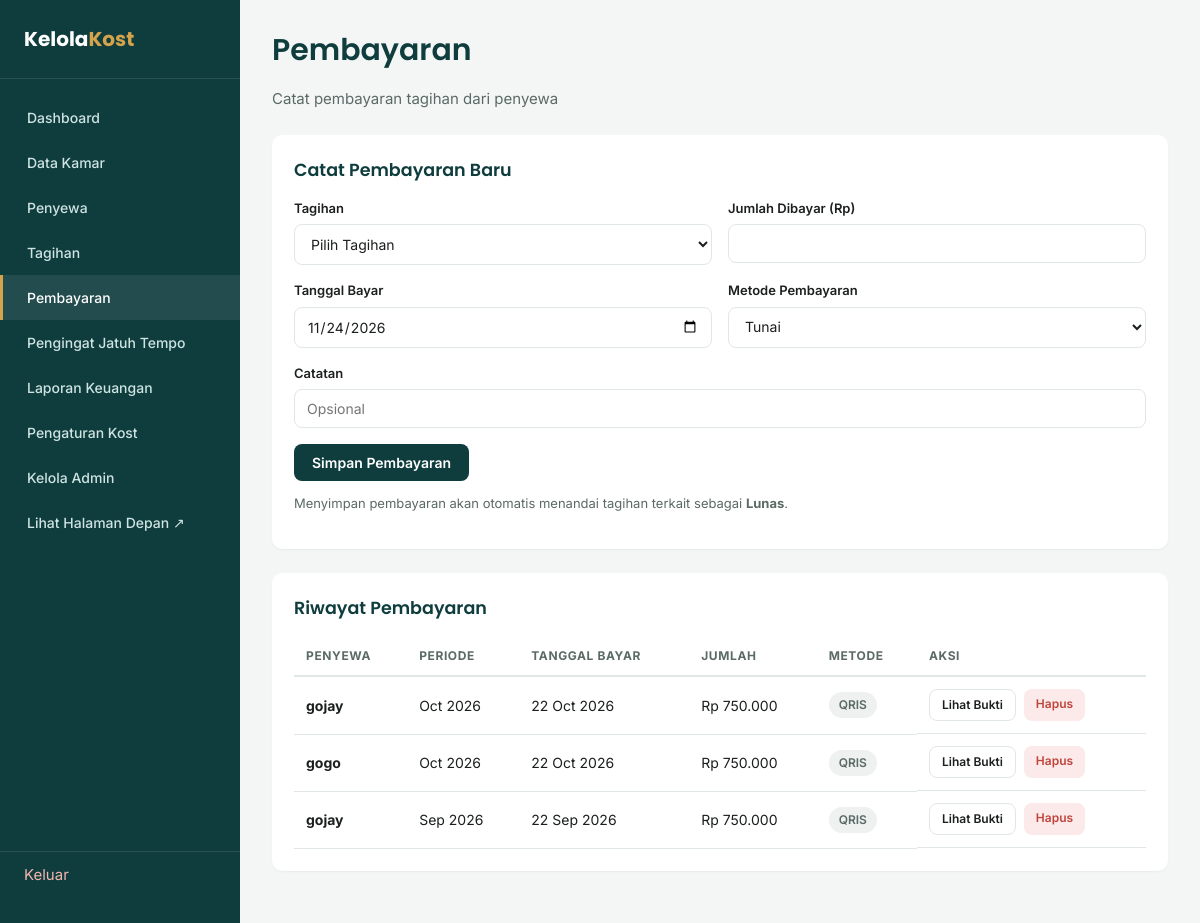
Page /pembayaran.php (signed in) on the committed database.
### tables this page shows
CREATE TABLE pembayaran (
    id             INT UNSIGNED  NOT NULL AUTO_INCREMENT,
    tagihan_id     INT UNSIGNED  NOT NULL,
    jumlah_bayar   DECIMAL(12,2) NOT NULL DEFAULT 0,
    tanggal_bayar  DATE          NOT NULL,
    metode_bayar   ENUM('tunai','transfer','qris','lainnya') NOT NULL DEFAULT 'tunai',
    catatan        VARCHAR(255)  NULL,
    kode_referensi VARCHAR(40)   NULL,
    created_at     TIMESTAMP     NOT NULL DEFAULT CURRENT_TIMESTAMP,
    PRIMARY KEY (id),
    KEY idx_pembayaran_tagihan (tagihan_id),
    KEY idx_pembayaran_tanggal (tanggal_bayar),
    CONSTRAINT fk_pembayaran_tagihan FOREIGN KEY (tagihan_id) REFERENCES tagihan (id)
        ON UPDATE CASCADE ON DELETE CASCADE
);

CREATE TABLE penyewa (
    id            INT UNSIGNED  NOT NULL AUTO_INCREMENT,
    nama          VARCHAR(100)  NOT NULL,
    kamar_id      INT UNSIGNED  NOT NULL,
    no_hp           VARCHAR(30)   NULL,
    email           VARCHAR(120)  NULL,
    email_penagihan VARCHAR(120)  NULL,
    no_ktp          VARCHAR(30)   NULL,
    tanggal_masuk DATE          NOT NULL,
    alamat_asal   TEXT          NULL,
    status        ENUM('aktif','nonaktif') NOT NULL DEFAULT 'aktif',
    password      VARCHAR(255)  NULL,
    created_at    TIMESTAMP     NOT NULL DEFAULT CURRENT_TIMESTAMP,
    PRIMARY KEY (id),
    UNIQUE KEY uq_penyewa_email (email),
    KEY idx_penyewa_kamar (kamar_id),
    CONSTRAINT fk_penyewa_kamar FOREIGN KEY (kamar_id) REFERENCES kamar (id)
        ON UPDATE CASCADE ON DELETE RESTRICT
);

CREATE TABLE tagihan (
    id                  INT UNSIGNED  NOT NULL AUTO_INCREMENT,
    penyewa_id          INT UNSIGNED  NOT NULL,
    jumlah_tagihan      DECIMAL(12,2) NOT NULL DEFAULT 0,
    periode_bulan       TINYINT UNSIGNED NOT NULL,
    periode_tahun       SMALLINT UNSIGNED NOT NULL,
    tanggal_jatuh_tempo DATE          NOT NULL,
    status              ENUM('belum_lunas','lunas') NOT NULL DEFAULT 'belum_lunas',
    keterangan          VARCHAR(255)  NULL,
    created_at          TIMESTAMP     NOT NULL DEFAULT CURRENT_TIMESTAMP,
    PRIMARY KEY (id),
    KEY idx_tagihan_penyewa (penyewa_id),
    KEY idx_tagihan_periode (periode_tahun, periode_bulan),
    CONSTRAINT fk_tagihan_penyewa FOREIGN KEY (penyewa_id) REFERENCES penyewa (id)
        ON UPDATE CASCADE ON DELETE CASCADE
);

### includes/functions.php (called while the page is built, shortened)
<?php
function e($value): string
{
    return htmlspecialchars((string) $value, ENT_QUOTES, 'UTF-8');
}
function rupiah($angka): string
{
    return 'Rp ' . number_format((float) $angka, 0, ',', '.');
}
function bulan_singkat(int $bulan): string
{
    $daftar = [
        1 => 'Jan', 2 => 'Feb', 3 => 'Mar', 4 => 'Apr',
        5 => 'Mei', 6 => 'Jun', 7 => 'Jul', 8 => 'Agu',
        9 => 'Sep', 10 => 'Oct', 11 => 'Nov', 12 => 'Des',
    ];
    return $daftar[$bulan] ?? '';
}
function tanggal_id($tanggal): string
{
    $ts = strtotime($tanggal);
    return date('d', $ts) . ' ' . bulan_singkat((int) date('n', $ts)) . ' ' . date('Y', $ts);
}

### pembayaran.php (the view, shortened to what this page needs)
<?php
require_once __DIR__ . '/koneksi.php';
$riwayat = $pdo->query('
    SELECT b.*, t.periode_bulan, t.periode_tahun, p.nama
    FROM pembayaran b
    JOIN tagihan t ON t.id = b.tagihan_id
    JOIN penyewa p ON p.id = t.penyewa_id
    ORDER BY b.tanggal_bayar DESC, b.id ASC
')->fetchAll();
$labelMetode = [
    'tunai'    => 'Tunai',
    'transfer' => 'Transfer',
    'qris'     => 'QRIS',
    'lainnya'  => 'Lainnya',
];
require __DIR__ . '/includes/header.php';
?>
<div class="topbar">
    <div>
        <h1>Pembayaran</h1>
        <p class="text-muted mb-0">Catat pembayaran tagihan dari penyewa</p>
    </div>
</div>
<div class="card">
    <div class="card-header">
        <h3 class="mb-0">Catat Pembayaran Baru</h3>
    </div>
    <form method="POST" action="pembayaran_proses.php">
        <div class="form-row">
            <div>
                <label for="tagihan_id">Tagihan</label>
                <select id="tagihan_id" name="tagihan_id" required>
                    <option value="">Pilih Tagihan</option>
                </select>
            </div>
            <div>
                <label for="jumlah_bayar">Jumlah Dibayar (Rp)</label>
                <input type="number" id="jumlah_bayar" name="jumlah_bayar" required min="0" step="1000">
            </div>
        </div>
        <div class="form-row">
            <div>
                <label for="tanggal_bayar">Tanggal Bayar</label>
                <input type="date" id="tanggal_bayar" name="tanggal_bayar" required value="<?= date('Y-m-d') ?>">
            </div>
            <div>
                <label for="metode_bayar">Metode Pembayaran</label>
                <select id="metode_bayar" name="metode_bayar" onchange="document.getElementById('wa-reminder').style.display = (this.value === 'transfer') ? 'block' : 'none';">
                    <option value="tunai">Tunai</option>
                </select>
            </div>
        </div>
        <label for="catatan">Catatan</label>
        <input type="text" id="catatan" name="catatan" placeholder="Opsional">
        <button type="submit" class="btn btn-primary">Simpan Pembayaran</button>
    </form>
    <p class="text-muted" style="font-size:13px;">Menyimpan pembayaran akan otomatis menandai tagihan terkait sebagai <strong>Lunas</strong>.</p>
</div>
<div class="card">
    <div class="card-header">
        <h3 class="mb-0">Riwayat Pembayaran</h3>
    </div>
    <table>
        <thead>
            <tr>
                <th>Penyewa</th>
                <th>Periode</th>
                <th>Tanggal Bayar</th>
                <th>Jumlah</th>
                <th>Metode</th>
                <th>Aksi</th>
            </tr>
        </thead>
        <tbody>
            <?php foreach ($riwayat as $b): ?>
                <tr>
                    <td><strong><?= e($b['nama']) ?></strong></td>
                    <td><?= bulan_singkat((int) $b['periode_bulan']) . ' ' . (int) $b['periode_tahun'] ?></td>
                    <td><?= tanggal_id($b['tanggal_bayar']) ?></td>
                    <td><?= rupiah($b['jumlah_bayar']) ?></td>
                    <td><span class="badge badge-neutral"><?= e($labelMetode[$b['metode_bayar']] ?? ucfirst($b['metode_bayar'])) ?></span></td>
                    <td class="actions-cell">
                        <a href="bukti_pembayaran.php?id=<?= (int) $b['id'] ?>" target="_blank" class="btn btn-outline btn-sm">Lihat Bukti</a>
                        <a href="pembayaran_proses.php?action=delete&id=<?= (int) $b['id'] ?>" class="btn btn-danger btn-sm confirm-delete" data-confirm="Hapus riwayat pembayaran ini? Tagihan akan kembali berstatus belum lunas.">Hapus</a>
                    </td>
                </tr>
            <?php endforeach; ?>
        </tbody>
    </table>
</div>
<?php require __DIR__ . '/includes/footer.php'; ?>

### assets/css/style.css (style rules this page uses)
:root { --color-bg: #F4F6F5; --color-surface: #FFFFFF; --color-primary: #0F3D3E; --color-primary-light: #1B6B67; --color-accent: #D4A34C; --color-text: #1B1F1D; --color-text-muted:#5B6A66; --color-border: #E1E7E5; --color-success: #2E8B57; --color-success-bg:#E7F5EC; --color-danger: #C1443C; --color-danger-bg: #FBEAE9; --color-warning-bg:#FFF6E5; --radius: 10px; --shadow-sm: 0 1px 2px rgba(15, 61, 62, 0.06); --shadow-md: 0 4px 16px rgba(15, 61, 62, 0.08); --sidebar-width: 240px; --font-display: 'Poppins', sans-serif; --font-body: 'Inter', sans-serif; }
* { box-sizing: border-box; }
html, body { margin: 0; padding: 0; background: var(--color-bg); color: var(--color-text); font-family: var(--font-body); font-size: 15px; line-height: 1.5; }
h1, h2, h3, h4 { font-family: var(--font-display); font-weight: 600; margin: 0 0 8px 0; color: var(--color-primary); }
a { color: var(--color-primary-light); text-decoration: none; }
.topbar { display: flex; justify-content: space-between; align-items: center; margin-bottom: 24px; flex-wrap: wrap; gap: 12px; }
.card { background: var(--color-surface); border-radius: var(--radius); padding: 22px; box-shadow: var(--shadow-sm); margin-bottom: 24px; }
.card-header { display: flex; justify-content: space-between; align-items: center; margin-bottom: 16px; flex-wrap: wrap; gap: 10px; }
label { display: block; font-size: 13px; font-weight: 600; margin-bottom: 6px; color: var(--color-text); }
input, select, textarea { width: 100%; padding: 10px 12px; border: 1px solid var(--color-border); border-radius: 8px; font-family: var(--font-body); font-size: 14px; margin-bottom: 16px; background: #fff; color: var(--color-text); }
.form-row { display: grid; grid-template-columns: 1fr 1fr; gap: 16px; }
.btn { display: inline-block; padding: 10px 18px; border-radius: 8px; border: none; font-family: var(--font-body); font-weight: 600; font-size: 14px; cursor: pointer; text-align: center; }
.btn-primary { background: var(--color-primary); color: #fff; }
.btn-danger { background: var(--color-danger-bg); color: var(--color-danger); }
.btn-outline { background: transparent; border: 1px solid var(--color-border); color: var(--color-text); }
.btn-sm { padding: 6px 12px; font-size: 12px; }
table { width: 100%; border-collapse: collapse; font-size: 14px; }
thead th { text-align: left; font-size: 12px; text-transform: uppercase; letter-spacing: 0.05em; color: var(--color-text-muted); padding: 10px 12px; border-bottom: 2px solid var(--color-border); }
tbody td { padding: 12px; border-bottom: 1px solid var(--color-border); vertical-align: middle; }
.actions-cell { display: flex; gap: 8px; flex-wrap: wrap; }
.badge { display: inline-block; padding: 4px 10px; border-radius: 999px; font-size: 12px; font-weight: 600; }
.badge-neutral { background: #EEF1F0; color: var(--color-text-muted); }
.text-muted { color: var(--color-text-muted); }
.mb-0 { margin-bottom: 0; }

### rows in the picture
pembayaran: penyewa.nama "gojay", tagihan.periode_bulan "Oct", tagihan.periode_tahun "2026", tanggal_bayar "22 Oct 2026", jumlah_bayar "Rp 750.000", metode_bayar "QRIS"
pembayaran: penyewa.nama "gogo", tagihan.periode_bulan "Oct", tagihan.periode_tahun "2026", tanggal_bayar "22 Oct 2026", jumlah_bayar "Rp 750.000", metode_bayar "QRIS"
pembayaran: penyewa.nama "gojay", tagihan.periode_bulan "Sep", tagihan.periode_tahun "2026", tanggal_bayar "22 Sep 2026", jumlah_bayar "Rp 750.000", metode_bayar "QRIS"
